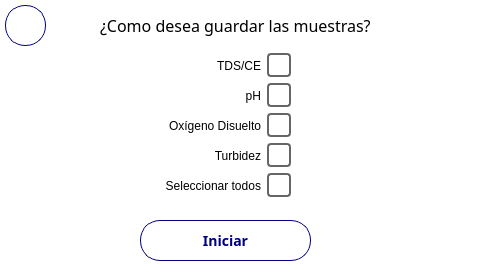
<?xml version="1.0" encoding="UTF-8"?>
<ui version="4.0">
 <class>MainWindow</class>
 <widget class="QMainWindow" name="MainWindow">
  <property name="geometry">
   <rect>
    <x>0</x>
    <y>0</y>
    <width>480</width>
    <height>272</height>
   </rect>
  </property>
  <property name="windowTitle">
   <string>MainWindow</string>
  </property>
  <property name="styleSheet">
   <string notr="true">QLabel {
	font-family: Poppins;
	font-size: 16px;
}

QWidget {
	background-color: white;
}

QPushButton {
	border: 1px solid #00007f;
	background-color: white;
	color: #00007f;
	font-size: 14px;
	font-family: Poppins;
	font-weight: 500;
}

QLabel {
	text-align: center;
}</string>
  </property>
  <widget class="QWidget" name="centralwidget">
   <property name="styleSheet">
    <string notr="true"/>
   </property>
   <widget class="QPushButton" name="initBtn">
    <property name="geometry">
     <rect>
      <x>140</x>
      <y>220</y>
      <width>171</width>
      <height>41</height>
     </rect>
    </property>
    <property name="styleSheet">
     <string notr="true">border-radius: 20px;</string>
    </property>
    <property name="text">
     <string>Iniciar</string>
    </property>
   </widget>
   <widget class="QPushButton" name="backBtn">
    <property name="geometry">
     <rect>
      <x>5</x>
      <y>5</y>
      <width>41</width>
      <height>41</height>
     </rect>
    </property>
    <property name="styleSheet">
     <string notr="true">	height: 40px;
	border-radius: 20px;
	border: 1px solid #00007f;
	background-color: white;
	color: #00007f;
	font-weight: 500;
	font-size: 16px;</string>
    </property>
    <property name="text">
     <string/>
    </property>
   </widget>
   <widget class="QCheckBox" name="tdsCheckBox">
    <property name="geometry">
     <rect>
      <x>150</x>
      <y>50</y>
      <width>141</width>
      <height>31</height>
     </rect>
    </property>
    <property name="layoutDirection">
     <enum>Qt::RightToLeft</enum>
    </property>
    <property name="styleSheet">
     <string notr="true">QCheckBox {
	background-color: transparent;
	height: 10px;
	font: 14px &quot;Poppins&quot;;
}

QCheckBox::indicator {
    width: 20px; /* Ancho del indicador */
    height: 20px; /* Alto del indicador */
    border-radius: 4px; /* Bordes redondeados */
    border: 2px solid #666; /* Borde del indicador */
}

QCheckBox::indicator:checked {
    background-color: #00007f; /* Color de fondo cuando está marcado */
}

QCheckBox::indicator:unchecked {
    background-color: transparent;
}</string>
    </property>
    <property name="text">
     <string>TDS/CE</string>
    </property>
   </widget>
   <widget class="QCheckBox" name="phCheckBox">
    <property name="geometry">
     <rect>
      <x>150</x>
      <y>80</y>
      <width>141</width>
      <height>31</height>
     </rect>
    </property>
    <property name="layoutDirection">
     <enum>Qt::RightToLeft</enum>
    </property>
    <property name="styleSheet">
     <string notr="true">QCheckBox {
	background-color: transparent;
	height: 10px;
	font: 14px &quot;Poppins&quot;;
}

QCheckBox::indicator {
    width: 20px; /* Ancho del indicador */
    height: 20px; /* Alto del indicador */
    border-radius: 4px; /* Bordes redondeados */
    border: 2px solid #666; /* Borde del indicador */
}

QCheckBox::indicator:checked {
    background-color: #00007f; /* Color de fondo cuando está marcado */
}

QCheckBox::indicator:unchecked {
    background-color: transparent;
}</string>
    </property>
    <property name="text">
     <string>pH</string>
    </property>
   </widget>
   <widget class="QCheckBox" name="oxygenCheckBox">
    <property name="geometry">
     <rect>
      <x>120</x>
      <y>110</y>
      <width>171</width>
      <height>31</height>
     </rect>
    </property>
    <property name="layoutDirection">
     <enum>Qt::RightToLeft</enum>
    </property>
    <property name="styleSheet">
     <string notr="true">QCheckBox {
	background-color: transparent;
	height: 10px;
	font: 14px &quot;Poppins&quot;;
}

QCheckBox::indicator {
    width: 20px; /* Ancho del indicador */
    height: 20px; /* Alto del indicador */
    border-radius: 4px; /* Bordes redondeados */
    border: 2px solid #666; /* Borde del indicador */
}

QCheckBox::indicator:checked {
    background-color: #00007f; /* Color de fondo cuando está marcado */
}

QCheckBox::indicator:unchecked {
    background-color: transparent;
}</string>
    </property>
    <property name="text">
     <string>Oxígeno Disuelto</string>
    </property>
   </widget>
   <widget class="QCheckBox" name="turbidityCheckBox">
    <property name="geometry">
     <rect>
      <x>150</x>
      <y>140</y>
      <width>141</width>
      <height>31</height>
     </rect>
    </property>
    <property name="layoutDirection">
     <enum>Qt::RightToLeft</enum>
    </property>
    <property name="styleSheet">
     <string notr="true">QCheckBox {
	background-color: transparent;
	height: 10px;
	font: 14px &quot;Poppins&quot;;
}

QCheckBox::indicator {
    width: 20px; /* Ancho del indicador */
    height: 20px; /* Alto del indicador */
    border-radius: 4px; /* Bordes redondeados */
    border: 2px solid #666; /* Borde del indicador */
}

QCheckBox::indicator:checked {
    background-color: #00007f; /* Color de fondo cuando está marcado */
}

QCheckBox::indicator:unchecked {
    background-color: transparent;
}</string>
    </property>
    <property name="text">
     <string>Turbidez</string>
    </property>
   </widget>
   <widget class="QLabel" name="label">
    <property name="geometry">
     <rect>
      <x>100</x>
      <y>10</y>
      <width>301</width>
      <height>31</height>
     </rect>
    </property>
    <property name="text">
     <string>&lt;html&gt;&lt;head/&gt;&lt;body&gt;&lt;p&gt;¿Como desea guardar las muestras?&lt;/p&gt;&lt;/body&gt;&lt;/html&gt;</string>
    </property>
   </widget>
   <widget class="QCheckBox" name="allCheckBox">
    <property name="geometry">
     <rect>
      <x>110</x>
      <y>170</y>
      <width>181</width>
      <height>31</height>
     </rect>
    </property>
    <property name="layoutDirection">
     <enum>Qt::RightToLeft</enum>
    </property>
    <property name="styleSheet">
     <string notr="true">QCheckBox {
	background-color: transparent;
	height: 10px;
	font: 14px &quot;Poppins&quot;;
}

QCheckBox::indicator {
    width: 20px; /* Ancho del indicador */
    height: 20px; /* Alto del indicador */
    border-radius: 4px; /* Bordes redondeados */
    border: 2px solid #666; /* Borde del indicador */
}

QCheckBox::indicator:checked {
    background-color: #00007f; /* Color de fondo cuando está marcado */
}

QCheckBox::indicator:unchecked {
    background-color: transparent;
}</string>
    </property>
    <property name="text">
     <string>Seleccionar todos</string>
    </property>
   </widget>
  </widget>
 </widget>
 <resources/>
 <connections/>
</ui>
